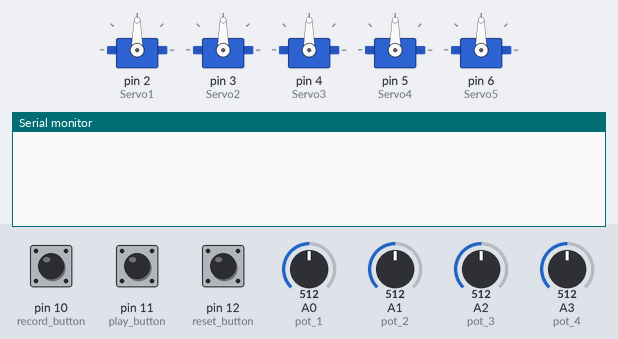
Simulated run of this sketch. Board: Arduino Uno, built with avr-gcc and run on an emulated ATmega328P. Shown: 5 × servo, the last lines printed to the serial monitor. The test bench sets the inputs (shaded band); at power-on: pin 11 (play_button) HIGH, pin 10 (record_button) HIGH, pin 12 (reset_button) HIGH, A0 (pot_1) = 512, A1 (pot_2) = 512, A2 (pot_3) = 512, A3 (pot_4) = 512.

Above: at 1.2 s.
1.3 s: pin 11 (play_button) pulled LOW for 0.15 s
At 2.1 s:
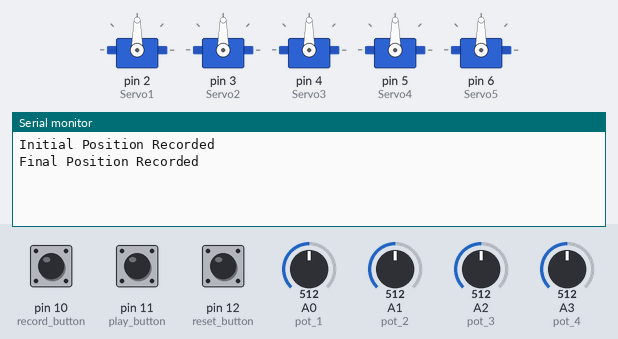
2.9 s: pin 10 (record_button) pulled LOW for 0.15 s
At 4.1 s:
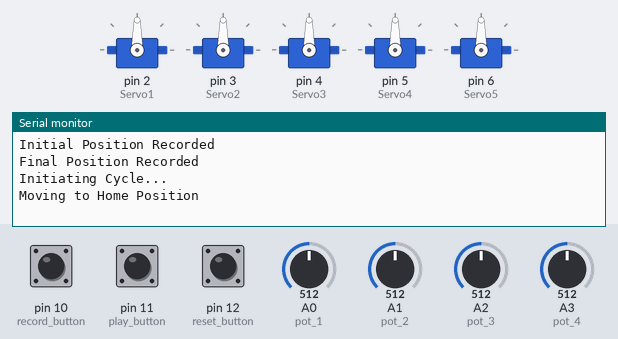
4.5 s: pin 10 (record_button) pulled LOW for 3.2 s
At 7.6 s:
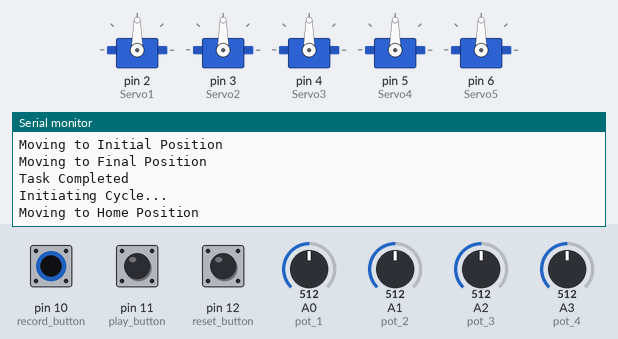

Measured:
- after the input at 1.3 s, the serial monitor: prints a new line at once (image 1)
- after the input at 2.9 s, the serial monitor: prints a new line at once (image 2)

The sketch:

Code.ino
```cpp
#include<Servo.h>
#define record_button 10
#define play_button 11
#define reset_button 12

int pot_1=A0;
int pot_2=A1;
int pot_3=A2;
int pot_4=A3;

int pos;
int motor_position;
int angles[8];
int flag=0;

int pot_1_val;
int pot_2_val;
int pot_3_val;
int pot_4_val;

Servo Servo1;
Servo Servo2;
Servo Servo3;
Servo Servo4;
Servo Servo5;

//Servo servo[4]={Servo1,Servo2,Servo3,Servo4};

//1=90,2=0,3=90,4=??
//check which side 0 (direction)
//if load on any motor then rearrange the position of motor supply

void setup() {
  Serial.begin(9600);
  pinMode(record_button,INPUT_PULLUP);
  pinMode(play_button,INPUT_PULLUP);
  pinMode(reset_button,INPUT_PULLUP);
  pinMode(pot_1,INPUT);
  pinMode(pot_2,INPUT);
  pinMode(pot_3,INPUT);
  pinMode(pot_4,INPUT);
  Servo1.attach(2);
  Servo2.attach(3);
  Servo3.attach(4);
  Servo4.attach(5);
  Servo5.attach(6);
}

void loop() {

//  if(flag!=2)
//  {
//    pot_1_val= analogRead(pot_1);
//    pot_1_val= map(pot_1_val, 0, 1023, 0, 180);
//    Servo1.write(pot_1_val);
//
//    pot_2_val= analogRead(pot_2);
//    pot_2_val= map(pot_2_val, 0, 1023, 0, 180);
//    Servo2.write(pot_2_val);
//
//    pot_3_val= analogRead(pot_3);
//    pot_3_val= map(pot_3_val, 0, 1023, 0, 180);
//    Servo3.write(pot_3_val);
//
//    pot_4_val= analogRead(pot_4);
//    pot_4_val= map(pot_4_val, 0, 1023, 0, 180);
//    Servo4.write(pot_4_val);
//  }

  pot_1_val= analogRead(pot_1);
  pot_1_val= map(pot_1_val, 0, 1023, 0, 180);
  //Servo1.write(pot_1_val);
  rotate(Servo1,Servo1.read(),pot_1_val);

  pot_2_val= analogRead(pot_2);
  pot_2_val= map(pot_2_val, 0, 1023, 0, 180);
  //Servo2.write(pot_2_val);
  rotate(Servo2,Servo2.read(),pot_2_val);

  pot_3_val= analogRead(pot_3);
  pot_3_val= map(pot_3_val, 0, 1023, 0, 180);
  //Servo3.write(pot_3_val);
  rotate(Servo3,Servo3.read(),pot_3_val);

  pot_4_val= analogRead(pot_4);
  pot_4_val= map(pot_4_val, 0, 1023, 0, 180);
  //Servo4.write(pot_4_val);
  rotate(Servo4,Servo4.read(),pot_4_val);

  if(flag==0 && digitalRead(record_button)==1 && digitalRead(play_button)==0)
  {
    angles[0]=record(Servo1);
    angles[1]=record(Servo2);
    angles[2]=record(Servo3);
    angles[3]=record(Servo4);
    Serial.println("Initial Position Recorded");
    flag=1;
  }
  else if(flag==1 && digitalRead(record_button)==1 && digitalRead(play_button)==0)
  {
    angles[4]=record(Servo1);
    angles[5]=record(Servo2);
    angles[6]=record(Servo3);
    angles[7]=record(Servo4);
    Serial.println("Final Position Recorded");
    flag=2;
  }
  else if( flag==2 && digitalRead(record_button)==0 && digitalRead(play_button)==1)
  {
    Serial.println("Initiating Cycle...");
    delay(15);
    Serial.println("Moving to Home Position");
    rotate(Servo2,Servo2.read(),80);
    rotate(Servo3,Servo3.read(),70);
    rotate(Servo4,Servo4.read(),0);
    rotate(Servo1,Servo1.read(),90);
    Serial.println("Moving to Initial Position");
    rotate(Servo1,90,angles[0]);
    rotate(Servo3,70,angles[2]);
    rotate(Servo4,0,angles[3]);
    rotate(Servo2,80,angles[1]);
    Serial.println("Moving to Final Position");
    rotate(Servo2,angles[1],80);
    rotate(Servo1,angles[0],angles[4]);
    rotate(Servo3,angles[2],angles[6]);
    rotate(Servo4,angles[3],angles[7]);
    rotate(Servo2,80,angles[5]);
    Serial.println("Task Completed");
  }
  else if(digitalRead(reset_button)==1 && digitalRead(record_button)==0 && digitalRead(play_button)==0)
  {
    flag=0;
  }

}

int record(Servo measure)
{
  return measure.read();
}

void rotate(Servo motor,int current_angle,int req_angle)
{
  if(req_angle>current_angle)
  {
    for (pos =current_angle ; pos <= req_angle; pos += 1)
    {
      motor.write(pos);
      delay(15);
    }
  }

  else if(req_angle<current_angle)
  {
    for (pos = current_angle; pos >= req_angle; pos -= 1)
    {
      motor.write(pos);
      delay(15);
    }
  }
}
```
